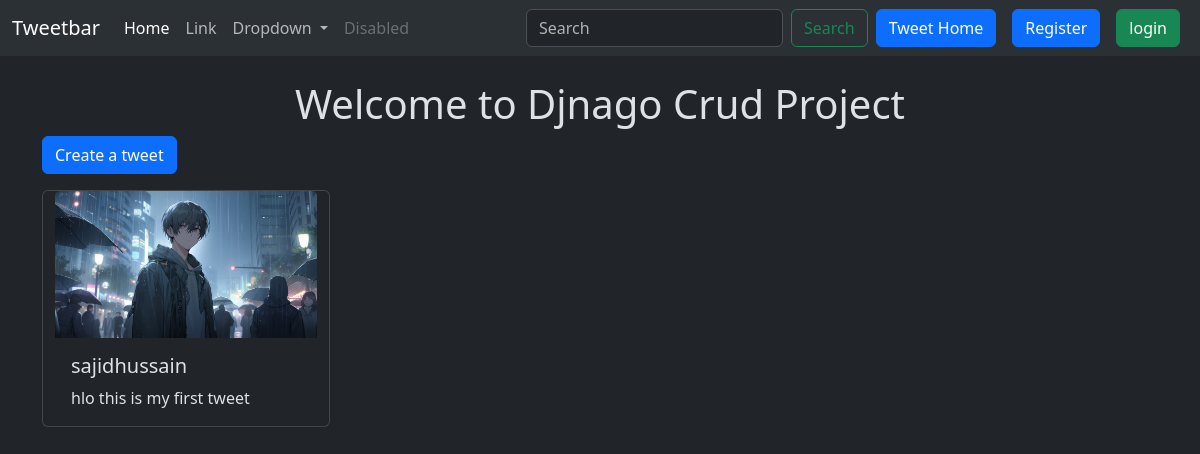
The app's page /tweet/, older data.
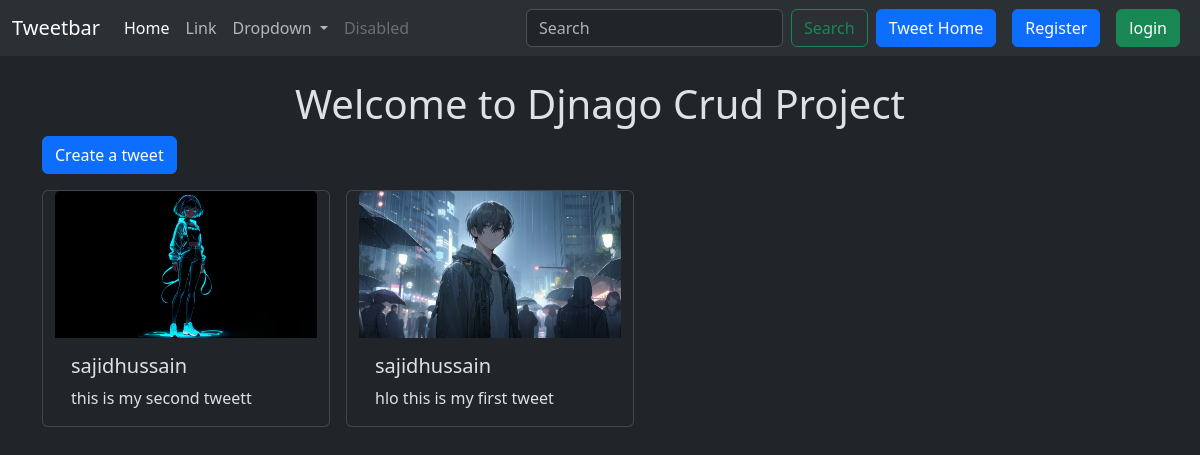
The same page, newer data.
### tweet/models.py (models this page shows, shortened)
class Tweet(models.Model):
    user = models.ForeignKey(User,on_delete=models.CASCADE)
    text = models.TextField(max_length=240)
    photo = models.ImageField(upload_to='photos/', blank=True, null=True)
    create_at = models.DateTimeField(auto_now_add=True)
    updated_at = models.DateTimeField(auto_now=True)

### tweet/views.py (the view)
# urls.py: path('', views.tweet_list, name='tweet_list'),
def tweet_list(request):
    tweets =Tweet.objects.all().order_by('-create_at')
    return render(request, 'tweet_list.html' ,{'tweets':tweets})

### tweet/templates/tweet_list.html (shortened to what this page needs)
{% extends "layout.html" %}
{% block content %}
<h1 class ="text-center  mt-4">Welcome to Djnago Crud Project</h1>
<a class="btn btn-primary mb-3" href="{% url 'tweet_create' %}">Create a tweet</a>
<div class="container row gap-3">
    {% for tweet in tweets  %}
    <div class="card" style="width: 18rem;">
        <img src="{{tweet.photo.url}}" class="card-img-top" alt="...">
        <div class="card-body">
            <h5 class="card-title">{{tweet.user.username}}</h5>
            <p class="card-text">{{tweet.text}}</p>
        </div>
    </div>
    {% endfor %}
</div>
{% endblock %}

### templates/layout.html (shortened to what this page needs)
{% load static %}
<!DOCTYPE html>
<html lang="en" data-bs-theme="dark">
<head>
    <link href="https://cdn.jsdelivr.net/npm/bootstrap@5.3.3/dist/css/bootstrap.min.css" rel="stylesheet">
</head>
<body >
    <nav class="navbar navbar-expand-lg bg-body-tertiary">
        <div class="container-fluid">
          <a class="navbar-brand" href="#">Tweetbar</a>
          <div class="collapse navbar-collapse" id="navbarSupportedContent">
            <ul class="navbar-nav me-auto mb-2 mb-lg-0">
              <li class="nav-item">
                <a class="nav-link active" aria-current="page" href="#">Home</a>
              </li>
              <li class="nav-item">
                <a class="nav-link" href="#">Link</a>
              </li>
              <li class="nav-item dropdown">
                <a class="nav-link dropdown-toggle" href="#" role="button" data-bs-toggle="dropdown" aria-expanded="false">
                  Dropdown
                </a>
              </li>
              <li class="nav-item">
                <a class="nav-link disabled" aria-disabled="true">Disabled</a>
              </li>
            </ul>
            <form class="d-flex" role="search">
              <input class="form-control me-2" type="search" placeholder="Search" aria-label="Search">
              <button class="btn btn-outline-success" type="submit">Search</button>
            </form>
            <a href="{% url 'tweet_list' %}" class="btn btn-primary mx-2">Tweet Home</a>
            {% if user.is_authenticated %}
              <form method="post" action="{% url 'logout' %}">
              {% csrf_token %}
              <button class="btn btn-danger" type ="sumbit">Logout</button>
              </form>
            {% else %}
            <a href="{% url 'register' %}" class="btn btn-primary mx-2">Register</a>
            <a href="{% url 'login' %}" class="btn btn-success mx-2">login</a>
            {% endif %}
          </div>
        </div>
      </nav>
    <div class="container">
        {% block content %}
        {% endblock %}
    </div>
</body>
</html>

Row changes from the older to the newer data that the page shows:
added Tweet: photo (picture), user.username "sajidhussain", text "this is my second tweett"
